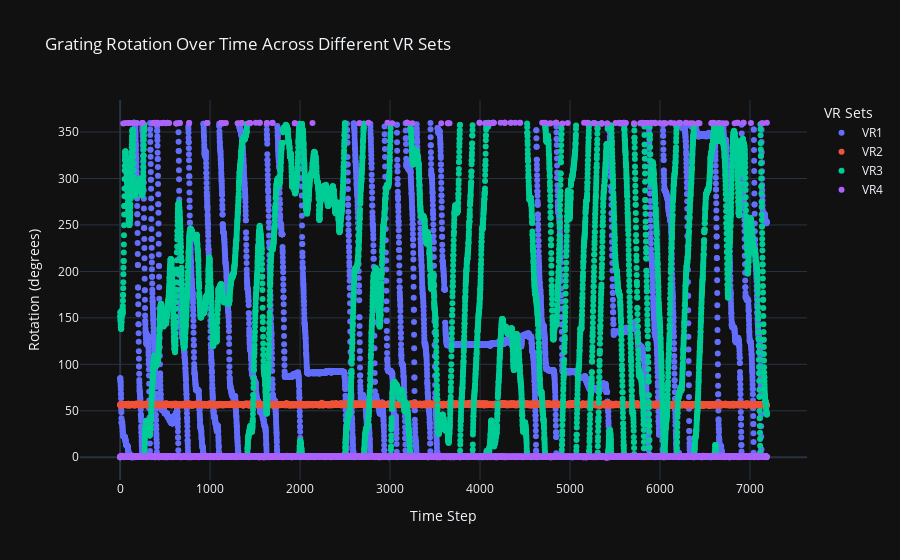

Notebook code cell kept with this figure:
### Code cell
import pandas as pd
import plotly.graph_objects as go
import numpy as np

# File paths
file_paths = [
    '/Users/apaula/Nextcloud/locustVR/locustVR_data/20231113_150126/20231113_150126_Optomotor_VR1_.csv',
    '/Users/apaula/Nextcloud/locustVR/locustVR_data/20231113_150126/20231113_150126_Optomotor_VR2_.csv',
    '/Users/apaula/Nextcloud/locustVR/locustVR_data/20231113_150126/20231113_150126_Optomotor_VR3_.csv',
    '/Users/apaula/Nextcloud/locustVR/locustVR_data/20231113_150126/20231113_150126_Optomotor_VR4_.csv'
]

# Initialize a Plotly figure
fig = go.Figure()

# Loop through each file, load the data, and add a trace to the figure
for i, file_path in enumerate(file_paths):
    # Load the CSV file into a DataFrame
    df = pd.read_csv(file_path)

    # Assuming the structure is similar to df_gratings and the relevant column is 'GameObjectRotY'
    time_index = np.array(range(len(df)))
    
    # Add trace
    fig.add_trace(go.Scatter(x=time_index, y=df['GameObjectRotY'], mode='markers', name=f'VR{i+1}'))

# Update layout for a cleaner look
fig.update_layout(
    title='Grating Rotation Over Time Across Different VR Sets',
    xaxis_title='Time Step',
    yaxis_title='Rotation (degrees)',
    legend_title='VR Sets',
    template='plotly_dark' # Feel free to change the template
)

# Show the interactive plot
fig.show()

### Figure 1 — Plotly figure (JSON) as saved in the notebook; plotly's stock layout.template omitted (floating-point values rounded to 4 significant figures; data arrays with more than 128 entries replaced by an {"elided": "..."} marker saying what was removed)
{"data": [{"mode": "markers", "name": "VR1", "type": "scatter", "x": {"elided": "7189 int values"}, "y": {"elided": "7189 float values"}}, {"mode": "markers", "name": "VR2", "type": "scatter", "x": {"elided": "7189 int values"}, "y": {"elided": "7189 float values"}}, {"mode": "markers", "name": "VR3", "type": "scatter", "x": {"elided": "7189 int values"}, "y": {"elided": "7189 float values"}}, {"mode": "markers", "name": "VR4", "type": "scatter", "x": {"elided": "7189 int values"}, "y": {"elided": "7189 float values"}}], "layout": {"legend": {"title": {"text": "VR Sets"}}, "title": {"text": "Grating Rotation Over Time Across Different VR Sets"}, "xaxis": {"title": {"text": "Time Step"}}, "yaxis": {"title": {"text": "Rotation (degrees)"}}}}
